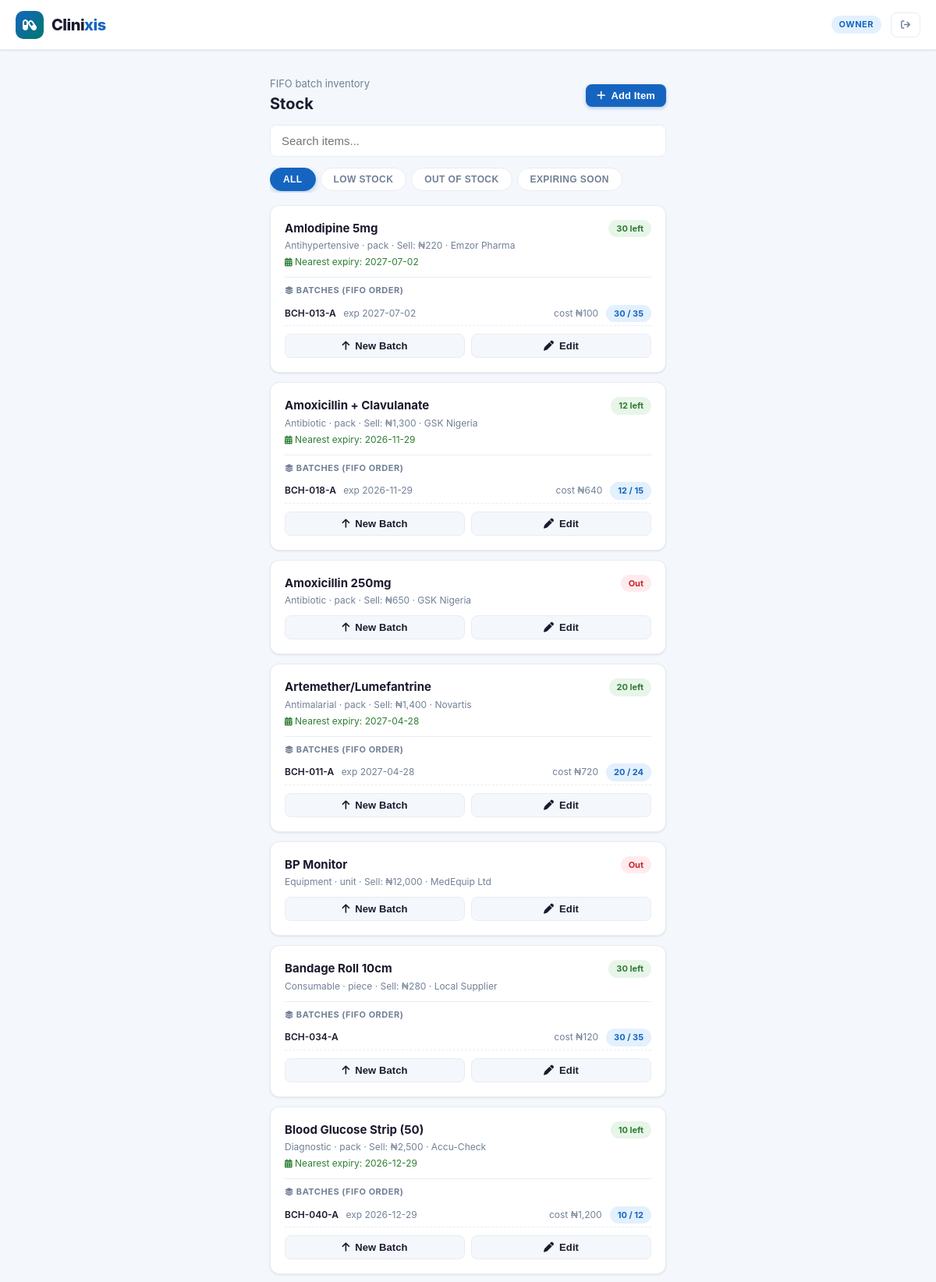
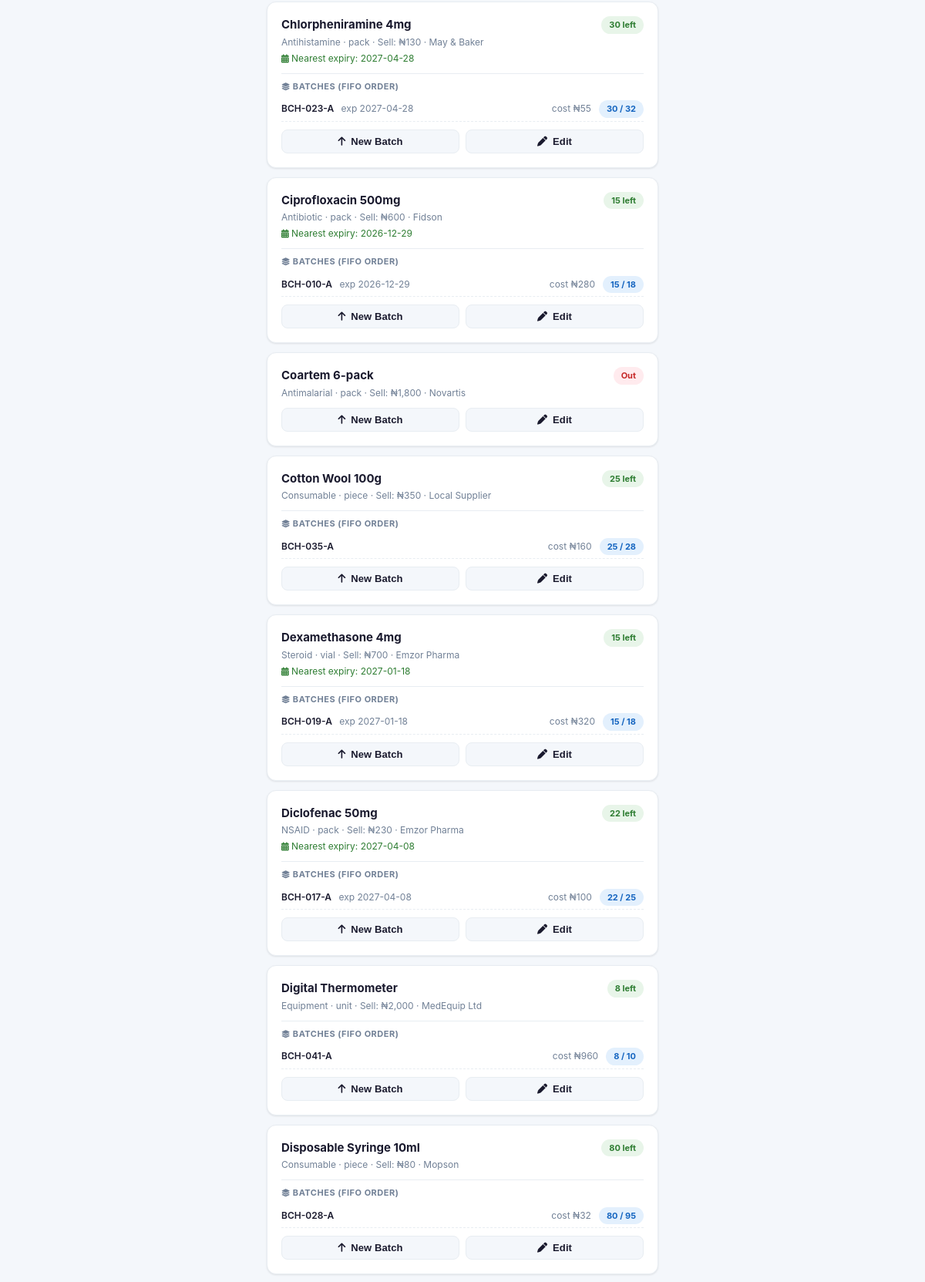
The page /stock (signed in, upper part) on the database its author committed (2 pictures, top to bottom).
### tables this page shows
CREATE TABLE products (
            id INTEGER PRIMARY KEY AUTOINCREMENT,
            pharmacy_id INTEGER NOT NULL,
            name TEXT NOT NULL,
            category TEXT DEFAULT 'General',
            unit TEXT DEFAULT 'piece',
            cost_price REAL DEFAULT 0,
            selling_price REAL DEFAULT 0,
            quantity INTEGER DEFAULT 0,
            low_stock_alert INTEGER DEFAULT 10,
            expiry_date TEXT,
            supplier TEXT,
            created_at TEXT DEFAULT CURRENT_TIMESTAMP, barcode TEXT,
            FOREIGN KEY (pharmacy_id) REFERENCES pharmacies(id)
        );

CREATE TABLE product_batches (
            id INTEGER PRIMARY KEY AUTOINCREMENT,
            product_id INTEGER NOT NULL,
            pharmacy_id INTEGER NOT NULL,
            batch_number TEXT,
            cost_price REAL NOT NULL DEFAULT 0,
            quantity_received INTEGER NOT NULL DEFAULT 0,
            quantity_remaining INTEGER NOT NULL DEFAULT 0,
            expiry_date TEXT,
            date_received TEXT DEFAULT CURRENT_TIMESTAMP,
            FOREIGN KEY (product_id) REFERENCES products(id),
            FOREIGN KEY (pharmacy_id) REFERENCES pharmacies(id)
        );

### app.py (the view)
@app.route('/stock')
@login_required
def stock():
    return render_template('stock.html', products=get_all_products_with_stock(session['pharmacy_id']))

### app.py (called while the page is built)
def login_required(f):
    @wraps(f)
    def decorated(*args, **kwargs):
        if 'user_id' not in session:
            return redirect(url_for('login'))
        return f(*args, **kwargs)
    return decorated

### database.py (called while the page is built)
def get_db():
    conn = sqlite3.connect(DB_PATH, timeout=30, check_same_thread=False)
    conn.row_factory = sqlite3.Row
    conn.execute("PRAGMA journal_mode=WAL")
    conn.execute("PRAGMA foreign_keys = ON")
    conn.execute("PRAGMA busy_timeout = 10000")
    return conn

def get_product_stock(conn, product_id, pharmacy_id):
    today = datetime.now().strftime('%Y-%m-%d')
    result = conn.execute("""
        SELECT COALESCE(SUM(quantity_remaining), 0) as total
        FROM product_batches
        WHERE product_id=? AND pharmacy_id=? AND quantity_remaining>0
          AND (expiry_date IS NULL OR expiry_date >= ?)
    """, (product_id, pharmacy_id, today)).fetchone()
    return result['total'] if result else 0

### templates/stock.html (shortened to what this page needs)
{% extends "base.html" %}
{% set active_page = 'stock' %}
{% block content %}
<div class="page">
  <div style="padding:14px 0 12px;display:flex;align-items:center;justify-content:space-between;">
    <div>
      <div style="font-size:13px;color:var(--text-muted);">FIFO batch inventory</div>
      <div style="font-size:20px;font-weight:700;">Stock</div>
    </div>
    <button class="btn btn-primary btn-sm" onclick="openModal('add-product-modal')">
      <i class="fa-solid fa-plus"></i> Add Item
    </button>
  </div>
  <div class="form-group">
    <input class="form-control" type="text" id="stock-search" placeholder="Search items..." oninput="filterStock(this.value)">
  </div>
  <div class="pill-tabs">
    <button class="pill-tab active" onclick="setFilter('all',this)">All</button>
    <button class="pill-tab" onclick="setFilter('low',this)">Low Stock</button>
    <button class="pill-tab" onclick="setFilter('out',this)">Out of Stock</button>
    <button class="pill-tab" onclick="setFilter('expiring',this)">Expiring Soon</button>
  </div>
  <div id="stock-list">
    {% for p in products %}
    <div class="card product-card" style="margin-bottom:10px;"
         data-name="{{ p.name.lower() }}"
         data-qty="{{ p.quantity }}"
         data-alert="{{ p.low_stock_alert }}"
         data-expiry="{{ p.nearest_expiry or '' }}">
      <div style="display:flex;align-items:flex-start;justify-content:space-between;gap:10px;">
        <div style="flex:1;min-width:0;">
          <div style="font-size:15px;font-weight:700;margin-bottom:2px;">{{ p.name }}</div>
          <div style="font-size:12px;color:var(--text-muted);">
            {{ p.category }} &middot; {{ p.unit }} &middot;
            Sell: &#8358;{{ "{:,.0f}".format(p.selling_price) }}
            {% if p.supplier %}&middot; {{ p.supplier }}{% endif %}
          </div>
          {% if p.nearest_expiry %}
          <div style="font-size:12px;margin-top:3px;" id="expiry-{{ p.id }}">
            <i class="fa-solid fa-calendar-days" style="font-size:11px;"></i>
            Nearest expiry: {{ p.nearest_expiry }}
          </div>
          {% endif %}
        </div>
        <span class="badge {% if p.quantity == 0 %}badge-red{% elif p.is_low %}badge-orange{% else %}badge-green{% endif %}">
          {% if p.quantity == 0 %}Out{% else %}{{ p.quantity }} left{% endif %}
        </span>
      </div>
      {% if p.batches %}
      <div style="margin-top:10px;border-top:1px solid var(--border);padding-top:8px;">
        <div style="font-size:11px;font-weight:700;color:var(--text-muted);text-transform:uppercase;letter-spacing:0.5px;margin-bottom:6px;">
          <i class="fa-solid fa-layer-group" style="font-size:10px;"></i> Batches (FIFO order)
        </div>
        {% for batch in p.batches %}
        <div style="display:flex;align-items:center;justify-content:space-between;padding:4px 0;border-bottom:1px dashed var(--border);font-size:12px;">
          <div>
            <span style="font-weight:600;color:var(--text);">{{ batch.batch_number }}</span>
            {% if batch.expiry_date %}
            <span style="color:var(--text-muted);margin-left:6px;">exp {{ batch.expiry_date }}</span>
            {% endif %}
          </div>
          <div style="display:flex;align-items:center;gap:10px;">
            <span style="color:var(--text-muted);">cost &#8358;{{ "{:,.0f}".format(batch.cost_price) }}</span>
            <span class="badge {% if batch.quantity_remaining == 0 %}badge-red{% else %}badge-blue{% endif %}">
              {{ batch.quantity_remaining }} / {{ batch.quantity_received }}
            </span>
          </div>
        </div>
        {% endfor %}
      </div>
      {% endif %}
      <div style="display:flex;gap:8px;margin-top:10px;">
        <button class="btn btn-secondary btn-sm" style="flex:1;"
                onclick="openAddBatch({{ p.id }},'{{ p.name }}')">
          <i class="fa-solid fa-arrow-up"></i> New Batch
        </button>
        {% if session.role == 'owner' %}
        <button class="btn btn-secondary btn-sm" style="flex:1;"
                onclick="openEdit({{ p.id }},'{{ p.name }}','{{ p.category }}','{{ p.unit }}',{{ p.selling_price }},{{ p.low_stock_alert }},'{{ p.supplier or '' }}')">
          <i class="fa-solid fa-pen"></i> Edit
        </button>
        {% endif %}
      </div>
    </div>
    {% else %}
    <div style="text-align:center;padding:40px 16px;color:var(--text-muted);">
      <i class="fa-solid fa-boxes-stacked" style="font-size:40px;margin-bottom:12px;display:block;opacity:0.3;"></i>
      No items yet. Add your first product.
    </div>
    {% endfor %}
  </div>
</div>
{% endblock %}

### rows shown on the page
products: name "Amlodipine 5mg", category "Antihypertensive", unit "pack", selling_price "220", supplier "Emzor Pharma"
product_batches: nearest_expiry "2027-07-02", batch_number "BCH-013-A", expiry_date "2027-07-02", cost_price "100", quantity_remaining "30", quantity_received "35"
products: name "Amoxicillin + Clavulanate", category "Antibiotic", unit "pack", selling_price "1,300", supplier "GSK Nigeria"
product_batches: nearest_expiry "2026-11-29", batch_number "BCH-018-A", expiry_date "2026-11-29", cost_price "640", quantity_remaining "12", quantity_received "15"
products: name "Amoxicillin 250mg", category "Antibiotic", unit "pack", selling_price "650", supplier "GSK Nigeria", shows "Out"
products: name "Artemether/Lumefantrine", category "Antimalarial", unit "pack", selling_price "1,400", supplier "Novartis"
product_batches: nearest_expiry "2027-04-28", batch_number "BCH-011-A", expiry_date "2027-04-28", cost_price "720", quantity_remaining "20", quantity_received "24"
products: name "BP Monitor", category "Equipment", unit "unit", selling_price "12,000", supplier "MedEquip Ltd", shows "Out"
products: name "Bandage Roll 10cm", category "Consumable", unit "piece", selling_price "280", supplier "Local Supplier", quantity "30"
product_batches: batch_number "BCH-034-A", cost_price "120", quantity_remaining "30", quantity_received "35"
products: name "Blood Glucose Strip (50)", category "Diagnostic", unit "pack", selling_price "2,500", supplier "Accu-Check"
product_batches: nearest_expiry "2026-12-29", batch_number "BCH-040-A", expiry_date "2026-12-29", cost_price "1,200", quantity_remaining "10", quantity_received "12"
products: name "Chlorpheniramine 4mg", category "Antihistamine", unit "pack", selling_price "130", supplier "May & Baker"
product_batches: nearest_expiry "2027-04-28", batch_number "BCH-023-A", expiry_date "2027-04-28", cost_price "55", quantity_remaining "30", quantity_received "32"
products: name "Ciprofloxacin 500mg", category "Antibiotic", unit "pack", selling_price "600", supplier "Fidson"
product_batches: nearest_expiry "2026-12-29", batch_number "BCH-010-A", expiry_date "2026-12-29", cost_price "280", quantity_remaining "15", quantity_received "18"
products: name "Coartem 6-pack", category "Antimalarial", unit "pack", selling_price "1,800", supplier "Novartis", shows "Out"
products: name "Cotton Wool 100g", category "Consumable", unit "piece", selling_price "350", supplier "Local Supplier", quantity "25"
product_batches: batch_number "BCH-035-A", cost_price "160", quantity_remaining "25", quantity_received "28"
products: name "Dexamethasone 4mg", category "Steroid", unit "vial", selling_price "700", supplier "Emzor Pharma"
product_batches: nearest_expiry "2027-01-18", batch_number "BCH-019-A", expiry_date "2027-01-18", cost_price "320", quantity_remaining "15", quantity_received "18"
products: name "Diclofenac 50mg", category "NSAID", unit "pack", selling_price "230", supplier "Emzor Pharma"
product_batches: nearest_expiry "2027-04-08", batch_number "BCH-017-A", expiry_date "2027-04-08", cost_price "100", quantity_remaining "22", quantity_received "25"
products: name "Digital Thermometer", category "Equipment", unit "unit", selling_price "2,000", supplier "MedEquip Ltd", quantity "8"
product_batches: batch_number "BCH-041-A", cost_price "960", quantity_remaining "8", quantity_received "10"
products: name "Disposable Syringe 10ml", category "Consumable", unit "piece", selling_price "80", supplier "Mopson", quantity "80"
product_batches: batch_number "BCH-028-A", cost_price "32", quantity_remaining "80", quantity_received "95"

### other values the page prints
{{ session.role }} "OWNER"
{{ p.quantity }} "30" "12" "20" "10" "30" "15" "15" "22"
